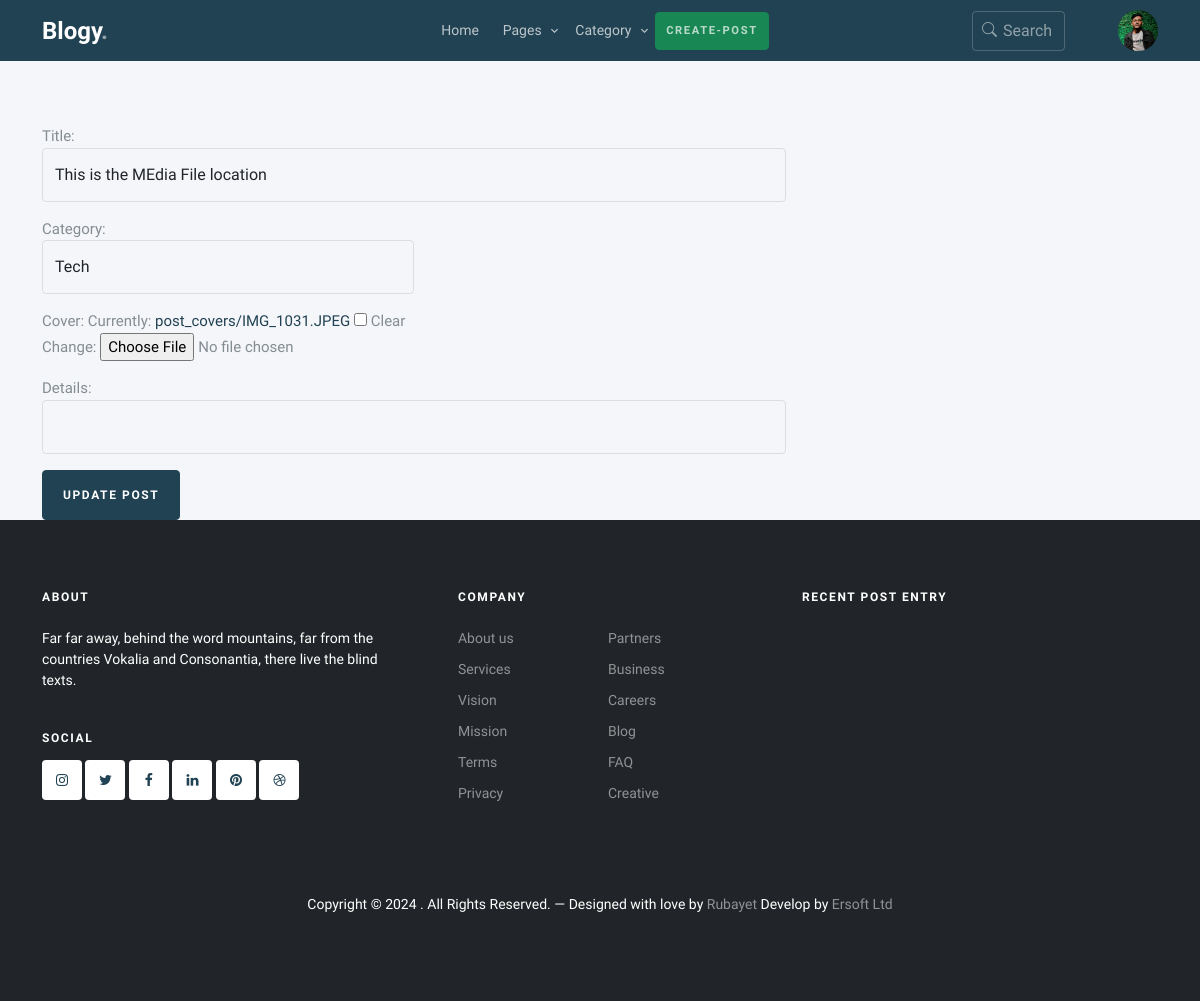
Screenshot of /update-post/12/ (signed in) with the database file from the repository.
### app/models.py (models this page shows, shortened)
class CustomUser(AbstractUser):
    name = models.CharField(max_length=200, null=True)
    email = models.EmailField(unique=True, null=True)
    bio = models.TextField(null = True)
    avatar = models.ImageField(upload_to="user_profile/",null=True, default='user_profile/user.jpg')
    USERNAME_FIELD = 'email'
    REQUIRED_FIELDS = ['username']

class post(models.Model):
    STATUS = (
        ('0','Draft'),
        ('1','Publish'),
    )
    title = models.CharField(max_length=2000)
    author = models.ForeignKey(CustomUser,on_delete=models.SET_NULL, null=True)
    category = models.ForeignKey(Category, on_delete=models.SET_NULL, null=True)
    cover = models.ImageField(upload_to='post_covers/',blank=True, null=True, default='post_covers/default.png')
    tags = models.ManyToManyField(Tag)
    status = models.CharField(choices=STATUS,max_length=100)
    details = RichTextField(null=True, blank=True)
    visits = models.IntegerField(default=0)  # Track the number of visits
    updated = models.DateTimeField(auto_now=True)
    created = models.DateTimeField(auto_now_add=True)
    class Meta:
        ordering = ['-created', '-updated']

### app/views.py (the view, shortened to what this page needs)
# urls.py: path('update-post/<str:pk>/',UpdatePost, name='update-post'),
def UpdatePost(request, pk):
    post_instance = post.objects.get(id=pk)
    form = PostForm(instance=post_instance)
    context = {
        'form': form,
        'post_instance': post_instance,
    }
    return render(request, "update-post.html", context)

### app/forms.py
class PostForm(ModelForm):
    class Meta:
        model = post
        fields = ['title','category','cover','details']
        widgets = {
                   'title': TextInput(attrs={'class':'form-control'}),
                   'category': Select(attrs={'class':'form-control','list':'category-list'}),
                   'cover': ClearableFileInput(attrs={'class': 'form-control-file'}),
                   'details': TextInput(attrs={'class':'form-control'}),
                   }

### app/models.py (called while the page is built)
    def __str__(self):
        return self.name

### app/templates/update-post.html (shortened to what this page needs)
{% load static %}
{% load static %}
<!doctype html>
<html lang="en">
<head>
	<link rel="stylesheet" href="{% static "fonts/icomoon/style.css" %}">
	<link rel="stylesheet" href="{% static "fonts/flaticon/font/flaticon.css" %}">
	<link rel="stylesheet" href="https://cdn.jsdelivr.net/npm/bootstrap-icons@1.8.1/font/bootstrap-icons.css">
	<link rel="stylesheet" href="https://cdn.jsdelivr.net/npm/bootstrap-icons@1.11.3/font/bootstrap-icons.min.css">
	<link rel="stylesheet" href="{% static "css/tiny-slider.css" %}">
	<link rel="stylesheet" href="{% static "css/aos.css" %}">
	<link rel="stylesheet" href="{% static "css/glightbox.min.css" %}">
	<link rel="stylesheet" href="{% static "css/style.css" %}">
	<link rel="stylesheet" href="{% static "css/flatpickr.min.css" %}">
</head>
<body>
	{% include "nav.html" %}
    <section class="pt-5 mb-0 ">
        <div class="container">
            <div class="col-lg-8" data-aos="fade-up" data-aos-delay="200">
                <form method="post" enctype="multipart/form-data" class="mt-3">
                    <div class="mb-3">
                        {{ form.title.label_tag }}
                        {{ form.title }}
                    </div>
                    <div class="col-6 mb-3">
                        <label for="category">Category:</label>
                        {{ form.category }}
                    </div>
                    <div class="mb-3">
                        {{ form.cover.label_tag }}
                        {{ form.cover }}
                    </div>
                    <div class="mb-3">
                        {{ form.details.label_tag }}
                        {{ form.details }}
                    </div>
                    <button type="submit" class="btn btn-primary">Update Post</button>
                </form>
            </div>
    </div>
    <section class="mt-0">
        {% block footer %}
        {% include "footer.html" %}
        {% endblock footer %}
    </section>
    </section>
  </body>
  </html>

### app/templates/nav.html (shortened to what this page needs)
{% load static %}
<nav class="site-nav">
    <div class="container">
        <div class="menu-bg-wrap">
            <div class="site-navigation">
                <div class="row g-0 align-items-center">
                    <div class="col-2">
                        <a href="{% url 'home' %}" class="logo m-0 float-start">Blogy<span class="text-primary">.</span></a>
                    </div>
                    <div class="col-8 text-center">
                        <ul class="js-clone-nav d-none d-lg-inline-block  text-start site-menu mx-auto">
                            <li class=""><a href="{% url 'home' %}">Home</a></li>
                            <li class="has-children">
                                <a class="js-menu-toggle" >Pages</a>
                            </li>
                            <li  class="has-children"><a href="">Category</a>
                            </li>
                            {% if user.is_authenticated %}
                                <li ><a style="font-size:.7rem !important;" class="btn btn-success" href="{% url 'create-post' %}">Create-POST</a></li>
                            {% endif %}
                        </ul>
                    </div>
                    <div class="col-1 text-end">
                        <form action="{% url "search" %}" method="GET" class="search-form d-none d-lg-inline-block">
                            <input type="text" name="q" class="form-control" placeholder="Search...">
                            <span class="bi-search"></span>
                        </form>
                    </div>
                    <div class="col-1 text-end d-none d-sm-none d-lg-inline-block">
                        {% if user.is_authenticated %}
                        <img src="{{request.user.avatar.url}}" class="user-pic" onclick="toggleMenu()">
                                    {% else %}
                                        <a href="{% url 'login' %}">
                                            <span class="text-light">Login</span>
                                        </a>
                                {% endif %}
                    </div>
                </div>
        </div>
    </div>
</nav>

### app/templates/nav.html (style rules this page uses)
.user-pic { width: 40px; border-radius: 50%; cursor: pointer; margin-left: 30px; }

### rows the page displays
CustomUser: user.avatar (picture)
post: title "This is the MEdia File location", category "Tech"

### other values shown
{{ current_year }} "2024"
